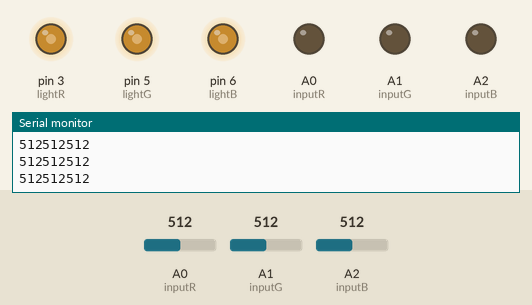
A sketch run on a simulated Arduino Uno, built with avr-gcc and run on an emulated ATmega328P. Shown: output pins drawn as LEDs (lit = HIGH), the last lines printed to the serial monitor. The inputs (shaded band) are chosen by the test bench; at power-on: A0 (inputR) = 512, A1 (inputG) = 512, A2 (inputB) = 512.

Above: at 1.2 s.
1.3 s: A0 (inputR) set to 716
At 2.3 s:
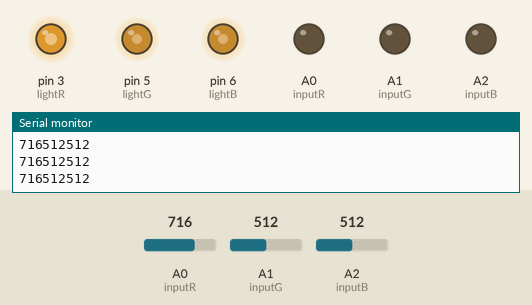
2.8 s: A1 (inputG) set to 716
At 3.4 s:
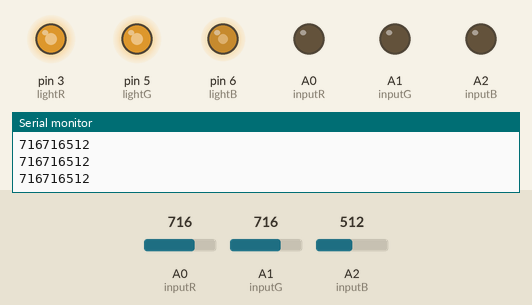
4.3 s: A2 (inputB) set to 716
At 5.5 s:
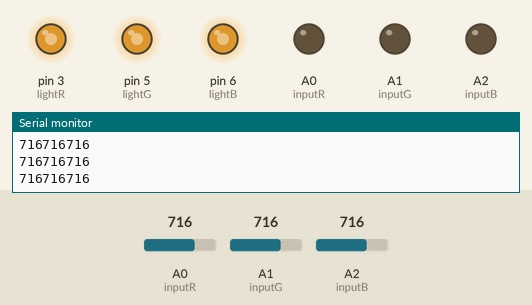
5.8 s: A0 (inputR) set to 900
At 6.7 s:
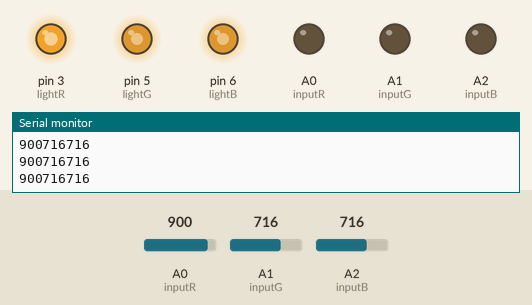
7.3 s: A1 (inputG) set to 900
At 7.8 s:
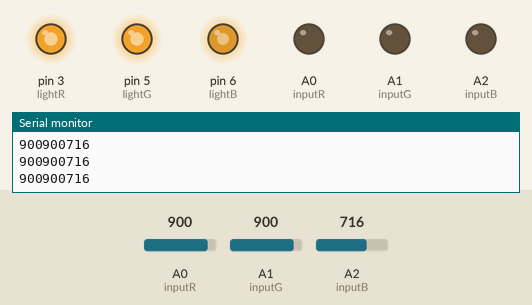
8.8 s: A2 (inputB) set to 900
At 9.3 s:
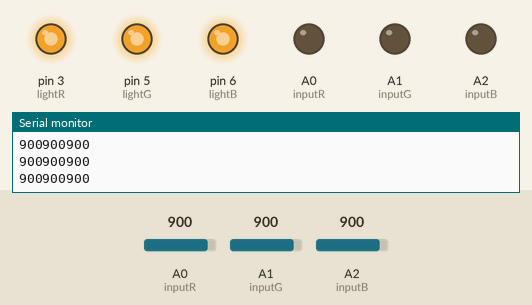
Timing chart, 0 to 11.3 s (numbered marks = the images above; inputs shaded):
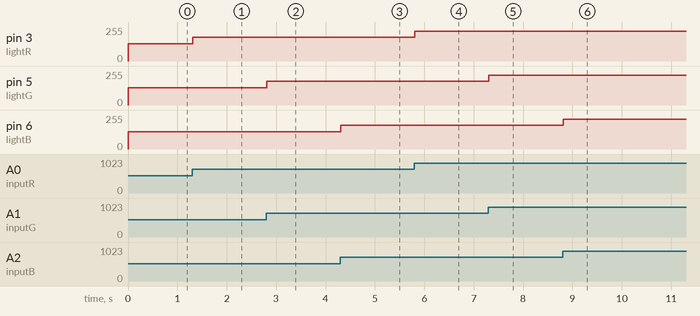

Measured:
- after the input at 1.3 s, pin 3 (lightR): 128/255 → 179/255 at once
- after the input at 2.8 s, pin 5 (lightG): 128/255 → 179/255 at once
- after the input at 4.3 s, pin 6 (lightB): 128/255 → 179/255 at once
- after the input at 5.8 s, pin 3 (lightR): 179/255 → 225/255 at once
- after the input at 7.3 s, pin 5 (lightG): 179/255 → 225/255 at once
- after the input at 8.8 s, pin 6 (lightB): 179/255 → 225/255 at once

The sketch:

analogRGBLED.ino
```cpp
int lightR = 3;
int lightG = 5;
int lightB = 6;

int inputR = A0;
int inputG = A1;
int inputB = A2;

void setup() {
  // put your setup code here, to run once:
  pinMode(lightR, OUTPUT);
  pinMode(lightG, OUTPUT);
  pinMode(lightB, OUTPUT);
  pinMode(inputR, OUTPUT);
  pinMode(inputG, OUTPUT);
  pinMode(inputB, OUTPUT);
  Serial.begin(9600);

}

void loop() {
  // put your main code here, to run repeatedly:
  analogWrite(lightR, analogRead(inputR)/4);
  analogWrite(lightG, analogRead(inputG)/4);
  analogWrite(lightB, analogRead(inputB)/4);
  Serial.print(analogRead(inputR));
  Serial.print(analogRead(inputG));
  Serial.println(analogRead(inputB));
}
```
